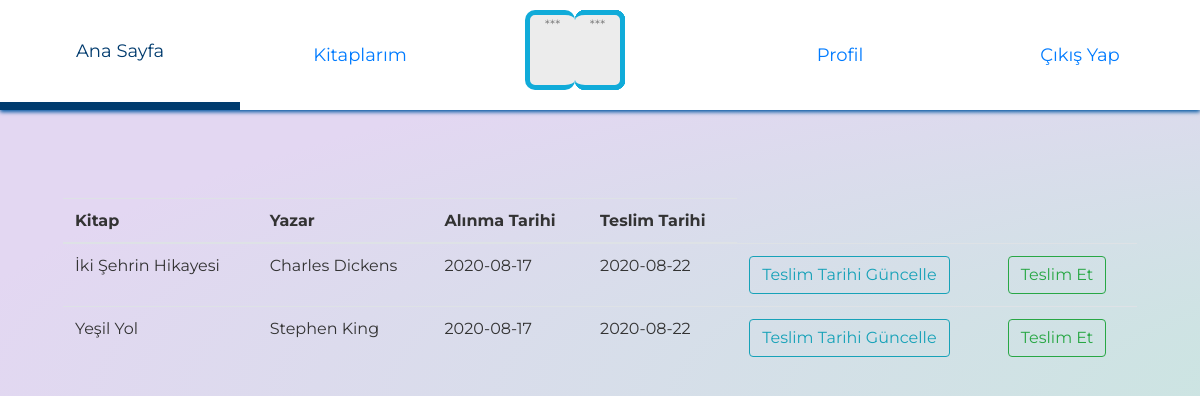
The app's page /user_book (signed in) with its own data.
### Models/borrow.py (models this page shows, shortened)
class Borrow(db.Model):
    __tablename__ = 'borrow'
    id = db.Column(db.Integer, primary_key=True)
    user_id = db.Column(db.Integer,db.ForeignKey('user.id'))
    book_id = db.Column(db.Integer,db.ForeignKey('book.id'))
    start_date = db.Column(db.DateTime,default=datetime.utcnow)
    end_date = db.Column(db.DateTime)

### Models/book.py (models this page shows, shortened)
class Book(db.Model):
    __tablename__ = 'book'
    id = db.Column(db.Integer, primary_key=True)
    title = db.Column(db.String(200))
    author = db.Column(db.String(200))
    type = db.Column(db.String(200),db.ForeignKey('type.id'))
    barcode = db.Column(db.Integer)
    status = db.Column(db.Boolean, default=True)

### Routes/routes.py (the view)
@routes.route("/user_book")
def user_book():
    orders = db.session.query(Borrow,Book).filter(Borrow.user_id == current_user.id).filter(Borrow.book_id== Book.id).all()
    print(orders)
    def convertdate(rdate):
        cdate=datetime.datetime.strptime(str(rdate).split(" ")[0], "%Y-%m-%d").date()
        return cdate
    return render_template("user_book.html",orders=orders,convertdate=convertdate)

### app.py (called while the page is built)
@login_manager.user_loader
def get(id):
    return User.query.get(id)

### templates/user_book.html (shortened to what this page needs)
<html>
<head>
    <link rel="stylesheet" href="https://maxcdn.bootstrapcdn.com/bootstrap/4.0.0/css/bootstrap.min.css">
    <link rel="stylesheet" type="text/css" href="../static/css/home.css" />
    <link rel="stylesheet" type="text/css" href="../static/css/search.css" />
</head>
<body>
    <div>
        <section class='header'>
            <header>
                <ul class='menu'>
                    <li class="anasayfa">
                        <a href='/home'>Ana Sayfa</a>
                    </li>
                    <li>
                        <a href='/user_book'>Kitaplarım</a>
                    </li>
                    <li>
                        <div class="logo">
                            <div class="paper">
                            </div>
                            <div class="paper">
                            </div>
                        </div>
                    </li>
                    <li>
                        <a href='#'>Profil</a>
                    </li>
                    <li class="logout">
                        <a href='/logout'>Çıkış Yap</a>
                    </li>
                </ul>
            </header>
        </section>
        <div style="margin-top: 150px;" class="container">
            <table class="table table-hover">
                <thead>
                    <tr>
                        <th scope="col">Kitap</th>
                        <th scope="col">Yazar</th>
                        <th scope="col">Alınma Tarihi</th>
                        <th scope="col">Teslim Tarihi</th>
                    </tr>
                </thead>
                <tbody>
                    {%for borrow,book in orders %}
                    <tr>
                        <td>{{book.title}}</td>
                        <td>{{book.author}}</td>
                        <td>{{convertdate(borrow.start_date)}}</td>
                        <td>{{convertdate(borrow.end_date)}}</td>
                        <td><a href="/postpone/{{borrow.id}}" class="btn btn-outline-info">Teslim Tarihi Güncelle</a></td>
                        <td><a href="/delivery_book/{{borrow.book_id}}" class="btn btn-outline-success">Teslim Et</a></td>
                    </tr>
                    {% endfor %}
                </tbody>
            </table>
        </div>
    </div>
</body>
</html>

### static/css/home.css (style rules this page uses)
body { font-family: "Montserrat", Helvetica, sans-serif; background: radial-gradient( ellipse at center, rgba(194, 234, 219, 1) 0%, rgba(227, 215, 242, 1) 74%, rgba(227, 215, 242, 1) 74%); background-size: 300%; padding: 3em; color: #333; }
a { font-weight: 400; font-size: 18px; -webkit-transition: all 0.25s; transition: all 0.25s; }
ul { padding: 0; margin: 0; }
.header { position: fixed; top: 0; left: 0; right: 0; height: 110px; background: #fff; box-shadow: 0 2px 4px #0056a1; z-index: 2; }
.menu li { width: 20%; height: 110px; box-sizing: border-box; display: block; float: left; list-style: none; position: relative; display: table; border-bottom: 0px solid #007fed; -webkit-transition: all 0.25s; transition: all 0.25s; }
.menu li a { display: block; text-align: center; display: table-cell; vertical-align: middle; text-decoration: none; }
li .logo { position: relative; width: 40px; height: 70px; margin: 15px auto; perspective: 190px; transform-style: preserve-3d; -webkit-backface-visibility: visible; }
.logo .paper { position: absolute; margin: auto; left: -9999px; right: -9999px; top: -9999px; bottom: -9999px; width: 50px; height: 80px; background: #ececec; border: 5px solid #10abd9; border-radius: 10px; border-left: 0; transform-origin: 0% 50%; text-align: center; color: gray; }
.logo .paper::after { content: "***"; font-size: 80%; }
.logo .paper:nth-child(2) { transform: rotateY(180deg); }
.logo .paper:nth-child(12) { animation: flip 2.5s infinite ease-in-out; animation-delay: 2.8861s; }

### static/css/search.css (style rules this page uses)
html, body { width: 100%; height: 100%; }
body { background: radial-gradient( ellipse at center, rgba(194, 234, 219, 1) 0%, rgba(227, 215, 242, 1) 74%, rgba(227, 215, 242, 1) 74%); background-size: 300%; font-family: "Montserrat", Helvetica, sans-serif; padding: 3em; color: #333; }

### records on screen
Borrow: title "İki Şehrin Hikayesi", author "Charles Dickens", start_date "2020-08-17", end_date "2020-08-22"
Borrow: title "Yeşil Yol", author "Stephen King", start_date "2020-08-17", end_date "2020-08-22"
